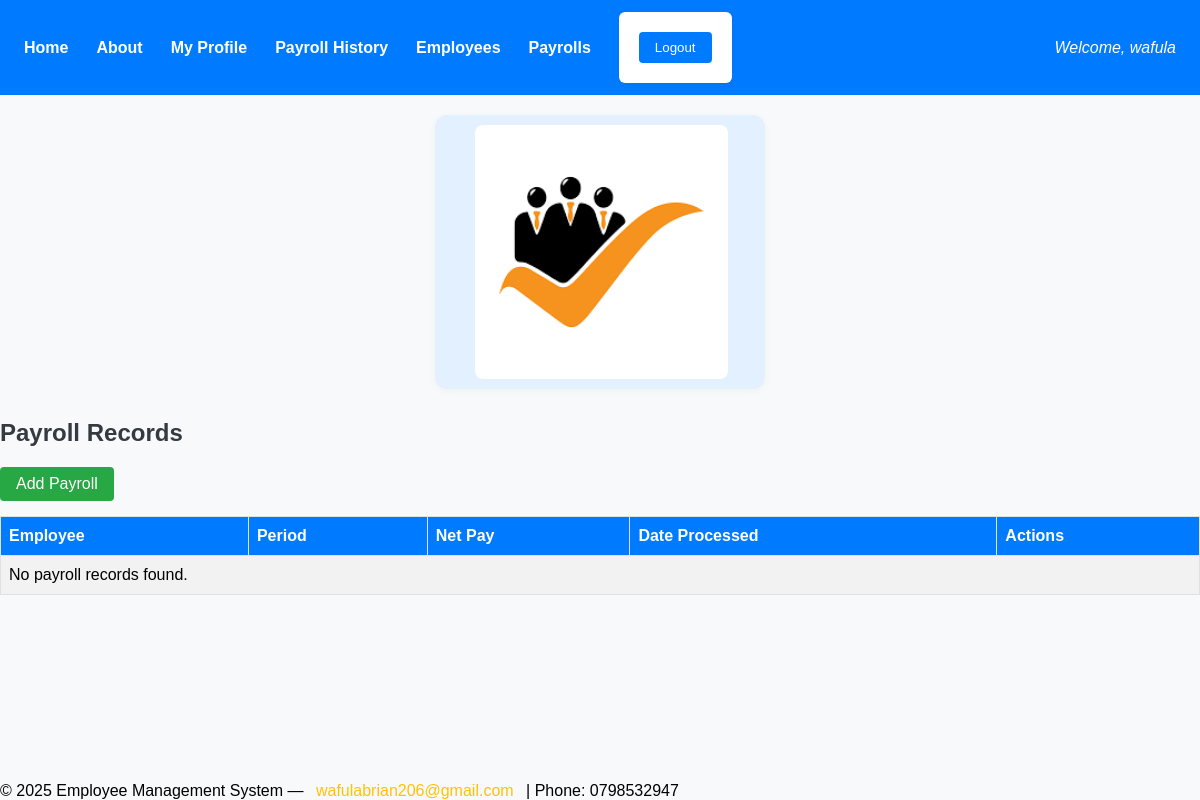
The app's page /payrolls/ (signed in), older data.
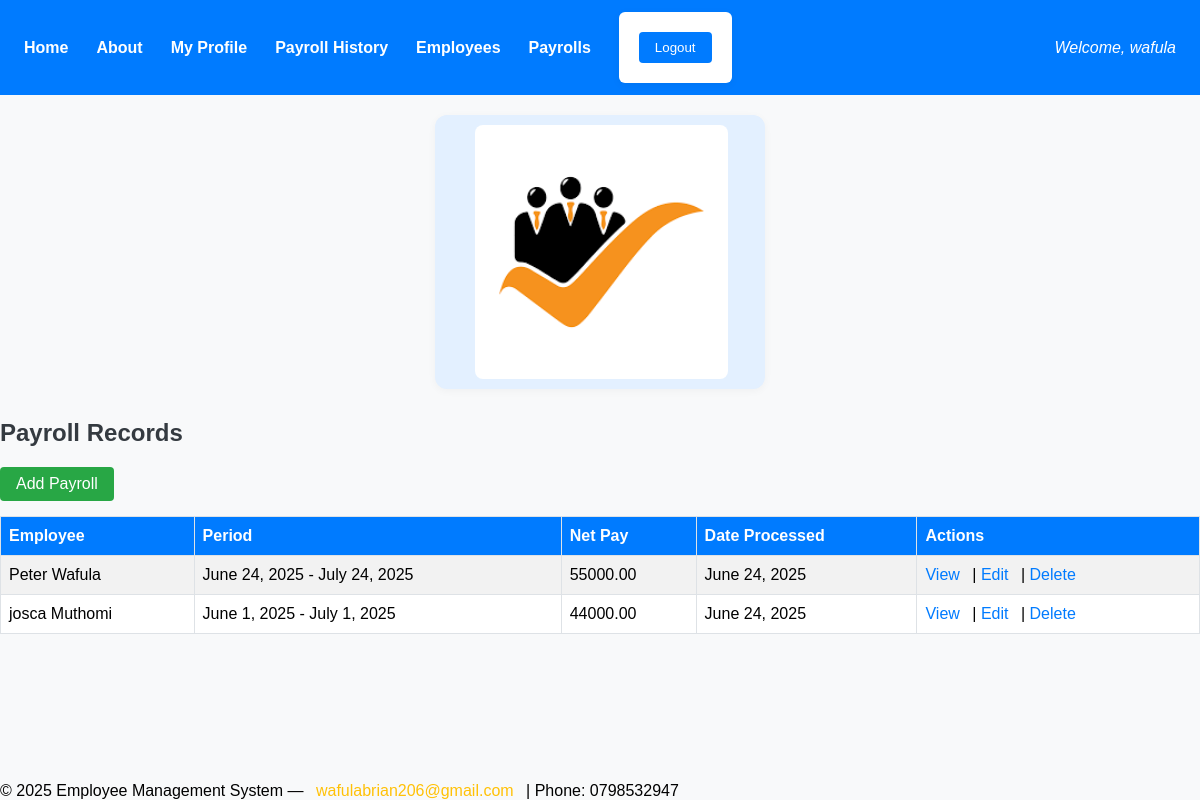
The same page, newer data.
### employees/models.py (models this page shows, shortened)
class Payroll(models.Model):
    PAYMENT_MODES = [
        ('phone', 'Phone (Mobile Money)'),
        ('bank', 'Bank Transfer'),
        ('cash', 'Cash'),
    ]
    employee = models.ForeignKey('Employee', on_delete=models.CASCADE)
    pay_period_start = models.DateField()
    pay_period_end = models.DateField()
    basic_salary = models.DecimalField(max_digits=10, decimal_places=2)
    allowances = models.DecimalField(max_digits=10, decimal_places=2, default=0)
    deductions = models.DecimalField(max_digits=10, decimal_places=2, default=0)
    net_pay = models.DecimalField(max_digits=10, decimal_places=2, editable=False)
    mode = models.CharField(max_length=10, choices=PAYMENT_MODES, default='phone')
    phone_number = models.CharField(max_length=15, null=True, blank=True)
    date_processed = models.DateField(auto_now_add=True)
    class Meta:
        unique_together = ('employee', 'pay_period_start', 'pay_period_end')

class Employee(models.Model):
    user = models.OneToOneField(User, on_delete=models.CASCADE, null=True, blank=True)
    GENDER_CHOICES = [
        ('M', 'Male'),
        ('F', 'Female'),
    ]
    first_name = models.CharField(max_length=100)
    last_name = models.CharField(max_length=100)
    email = models.EmailField(unique=True)
    gender = models.CharField(max_length=1, choices=GENDER_CHOICES)
    phone = models.CharField(max_length=15)
    hire_date = models.DateField()
    department = models.ForeignKey(Department, on_delete=models.SET_NULL, null=True)
    position = models.ForeignKey(Position, on_delete=models.SET_NULL, null=True)
    status = models.CharField(max_length=20, default='Active')
    profile_pic = models.ImageField(upload_to='profile_pics/', null=True, blank=True)
    def __str__(self):
        return f"{self.first_name} {self.last_name}"

### employees/views.py (the view)
# urls.py: path('payrolls/', views.payroll_list, name='payroll_list'),
@user_passes_test(is_staff)
def payroll_list(request):
    payrolls = Payroll.objects.all().order_by('-pay_period_start')
    return render(request, 'employees/payroll_list.html', {'payrolls': payrolls})

### employees/views.py (called while the page is built)
def is_staff(user):
    return user.is_staff

### employees/templates/employees/payroll_list.html
{% extends 'base.html' %}
{% block content %}
<h2>Payroll Records</h2>
<a href="{% url 'payroll_create' %}" class="add-btn">Add Payroll</a>
<table class="employee-table">
    <tr>
        <th>Employee</th>
        <th>Period</th>
        <th>Net Pay</th>
        <th>Date Processed</th>
        <th>Actions</th>
    </tr>
    {% for payroll in payrolls %}
    <tr>
        <td>{{ payroll.employee }}</td>
        <td>{{ payroll.pay_period_start }} - {{ payroll.pay_period_end }}</td>
        <td>{{ payroll.net_pay }}</td>
        <td>{{ payroll.date_processed }}</td>
        <td>
            <a href="{% url 'payroll_detail' payroll.pk %}">View</a> |
            <a href="{% url 'payroll_update' payroll.pk %}">Edit</a> |
            <a href="{% url 'payroll_delete' payroll.pk %}">Delete</a>
        </td>
    </tr>
    {% empty %}
    <tr>
        <td colspan="5">No payroll records found.</td>
    </tr>
    {% endfor %}
</table>
{% endblock %}

### employees/templates/base.html (shortened to what this page needs)
{% load static %}
<!DOCTYPE html>
<html lang="en">
<head>
    <link rel="stylesheet" href="{% static 'employees/css/style.css' %}">
</head>
<body>
    <nav class="navbar">
        <a href="{% url 'home' %}">Home</a>
        <a href="{% url 'about' %}">About</a>
        {% if user.is_authenticated %}
            <a href="{% url 'profile' %}">My Profile</a>
            <a href="{% url 'employee_payroll_history' %}">Payroll History</a>
            {% if user.is_staff %}
                <a href="{% url 'employee_list' %}">Employees</a>
                <a href="{% url 'payroll_list' %}">Payrolls</a>
            {% endif %}
            <form action="{% url 'logout' %}" method="post" style="display:inline;">
                <button type="submit" class="logout-btn">Logout</button>
            </form>
            <span class="welcome">Welcome, {{ user.username }}</span>
        {% else %}
            <a href="{% url 'login' %}">Login</a>
        {% endif %}
    </nav>
    <div class="header-images">
        <img src="{% static 'employees/img/logo1.png' %}" alt="Logo 1" class="header-img left-logo">
    </div>
    <main>
        {% block content %}{% endblock %}
    </main>
    <footer class="site-footer">
        &copy; {{ year|default:2025 }} Employee Management System &mdash;
        <a href="mailto:wafulabrian206@gmail.com">wafulabrian206@gmail.com</a> |
        <span>Phone: 0798532947</span>
    </footer>
</body>
</html>

### employees/static/employees/css/style.css (style rules this page uses)
body { font-family: Arial, sans-serif; background: #f8f9fa; margin: 40px; }
h2 { color: #343a40; }
.employee-table { border-collapse: collapse; width: 100%; background: #fff; margin-bottom: 20px; }
.employee-table th, .employee-table td { border: 1px solid #dee2e6; padding: 10px 8px; text-align: left; }
.employee-table th { background: #007bff; color: #fff; }
.employee-table tr:nth-child(even) { background: #f2f2f2; }
.add-btn { display: inline-block; margin-bottom: 15px; padding: 8px 16px; background: #28a745; color: #fff; border-radius: 4px; text-decoration: none; }
a { color: #007bff; text-decoration: none; margin-right: 8px; }
form { background: #fff; padding: 20px; border-radius: 6px; box-shadow: 0 2px 8px rgba(0,0,0,0.05); max-width: 400px; }
button, input[type="submit"] { background: #007bff; color: #fff; border: none; padding: 8px 16px; border-radius: 4px; cursor: pointer; }
.navbar { background: #007bff; padding: 12px 24px; display: flex; align-items: center; gap: 20px; }
.navbar a { color: #fff; text-decoration: none; font-weight: bold; }
.navbar .welcome { margin-left: auto; color: #fff; font-style: italic; }
.site-footer a { color: #ffc107; text-decoration: none; margin: 0 0.5em; }
html, body { height: 100%; margin: 0; padding: 0; }
body { min-height: 100vh; display: flex; flex-direction: column; }
main { flex: 1; }
.header-images { display: flex; justify-content: space-between; align-items: center; max-width: 250px; width: 100%; margin: 20px auto 10px auto; padding: 10px 40px; background: #e3f0ff; border-radius: 12px; box-shadow: 0 2px 8px rgba(0,0,0,0.04); }
.header-img { height: 250px; width: auto; border-radius: 8px; background: #fff; padding: 2px; }

Row changes from the older to the newer data that the page shows:
added Payroll: employee "Peter Wafula", pay_period_start "June 24, 2025", pay_period_end "July 24, 2025", net_pay "55000.00", date_processed "June 24, 2025"
added Payroll: employee "josca Muthomi", pay_period_start "June 1, 2025", pay_period_end "July 1, 2025", net_pay "44000.00", date_processed "June 24, 2025"
Text that changed along with them:
text no longer shown: "No payroll records found."
